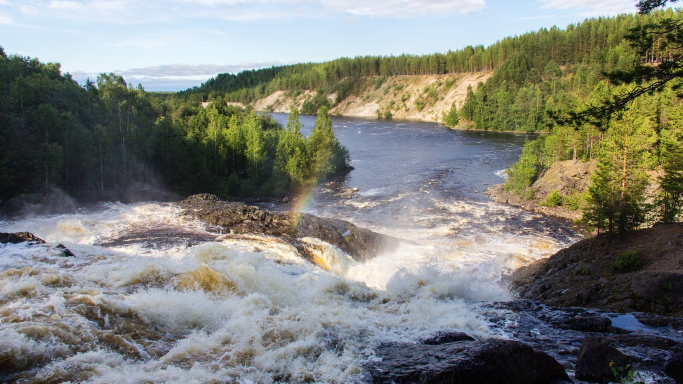
#> input picture labs/lab1/test_files/1.jpg, 1366 x 768 px (shown at 1/2 size)
$ jupyter execute lab1.ipynb
#> lines starting #> are read from the running program, lines starting #| are printed output that depends on the picture
[cell 1]
import numpy
import cv2
import math
from matplotlib import pyplot as plt

# define avaliable interpolation methods
interpolationMethods = {
         0: cv2.INTER_NEAREST,
         1: cv2.INTER_LINEAR,
         2: cv2.INTER_CUBIC
}

# open image (unused)
def open_image(img):
    cv2.imshow('Image', img)
    cv2.waitKey(0)
    cv2.destroyAllWindows()

# return largest inscribed rectangle (http://qaru.site/questions/121230/rotate-image-and-crop-out-black-borders)
def largest_rotated_rect(w, h, angle):

    quadrant = int(math.floor(angle / (math.pi / 2))) & 3
    sign_alpha = angle if ((quadrant & 1) == 0) else math.pi - angle
    alpha = (sign_alpha % math.pi + math.pi) % math.pi

    bb_w = w * math.cos(alpha) + h * math.sin(alpha)
    bb_h = w * math.sin(alpha) + h * math.cos(alpha)

    gamma = math.atan2(bb_w, bb_w) if (w < h) else math.atan2(bb_w, bb_w)

    delta = math.pi - alpha - gamma

    length = h if (w < h) else w

    d = length * math.cos(alpha)
    a = d * math.sin(alpha) / math.sin(delta)

    y = a * math.cos(gamma)
    x = y * math.tan(gamma)

    return (
        bb_w - 2 * x,
        bb_h - 2 * y
    )

# rotate image
def rotate_img(img, angle):

    # get image size
    (height, width) = img.shape[:2]

    # get center coords
    (center_x, center_y) = (width // 2, height // 2)

    # normalize an input angle
    angle %=360

    # get opencv rotation matrix
    rotation_matrix = cv2.getRotationMatrix2D((center_x, center_y), angle, 1.0)

    ## update width and height
    new_width, new_height = largest_rotated_rect(width, height, angle)
    new_width = int(new_width)
    new_height = int(new_height)

    ## update rotation matrix
    rotation_matrix[0, 2] += (new_width / 2) - center_x
    rotation_matrix[1, 2] += (new_height / 2) - center_y

    ## apply affine transformation and return result
    result_img = cv2.warpAffine(img, rotation_matrix, (new_width, new_height))

    return result_img

# crop image (http://qaru.site/questions/121230/rotate-image-and-crop-out-black-borders)
def crop_around_center(image, width, height):

    image_size = (image.shape[1], image.shape[0])
    image_center = (int(image_size[0] * 0.5), int(image_size[1] * 0.5))

    if(width > image_size[0]):
        width = image_size[0]

    if(height > image_size[1]):
        height = image_size[1]

    x1 = int(image_center[0] - width * 0.5)
    x2 = int(image_center[0] + width * 0.5)
    y1 = int(image_center[1] - height * 0.5)
    y2 = int(image_center[1] + height * 0.5)

    return image[y1:y2, x1:x2]

# main function for lab1
def execute_image_processing(img, angle, k, interpolation_type):
    # rotate image
    rotated_img = rotate_img(img, angle)

    # crop image
    image_height, image_width = rotated_img.shape[0:2]
    cropped_img = crop_around_center(
            rotated_img,
            *largest_rotated_rect(
                image_width,
                image_height,
                angle
            )
    )

    # resize_image
    resized_img = cv2.resize(cropped_img, None, fx = k, fy = 1 / k, interpolation=interpolation_type)

    # return result
    result_img = resized_img
    return result_img

[cell 2]
# select image
image_path = input("Введите абсолютный путь до изображения: ")
#> the answer given: test_files/1.jpg
origin_img = cv2.imread(image_path)
#> origin_img is the input picture: shape (768, 1366, 3); mean B, G, R 120.7, 128, 125.9

# show selected image
plt.imshow(origin_img)
plt.title("origin image")
plt.show()

[cell 3]
# input data
angle = int(input("Введите угол поворота (в градусах): "))
#> the answer given: 3
k = float(input("Введите коэффициент сжатия из диапазона (0;1]: "))
#> the answer given: 1
interpolation_type_index = int(input("Выберите признак интерполяционной схемы (0 – нулевого порядка, 1 – первого порядка, 2 - третьего порядка): "))
#> the answer given: 1

# process image
result_img = execute_image_processing(origin_img, angle, k, interpolationMethods[interpolation_type_index])
#> in rotate_img, `result_img = cv2.warpAffine(img, rotation_matrix, (new_width, new_heig..`:
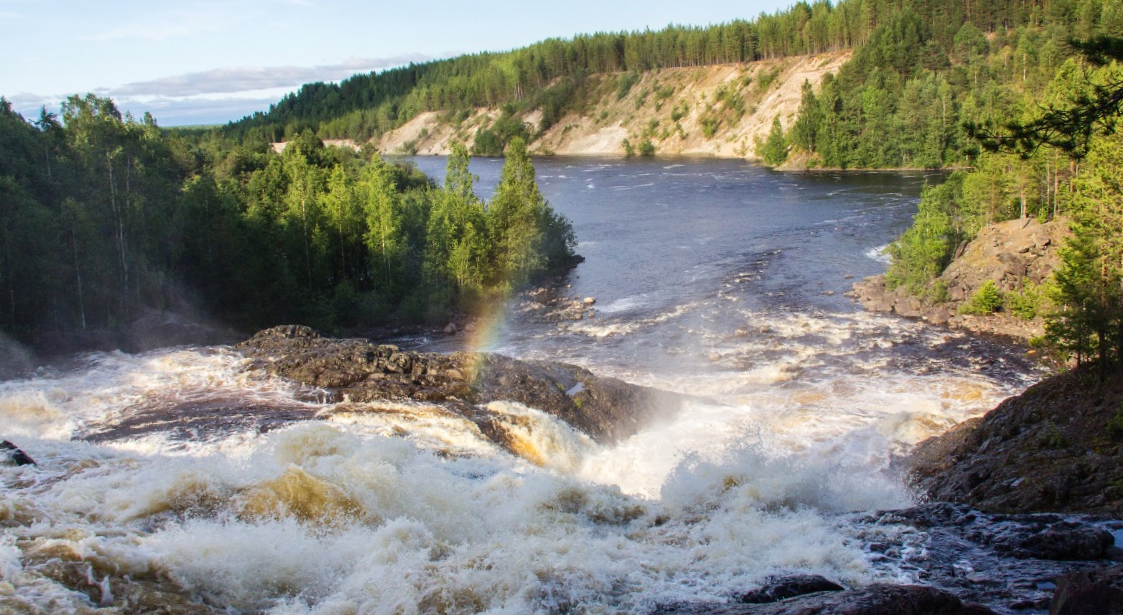
#> result_img: shape (615, 1123, 3); mean B, G, R 120.5, 130.8, 130.5
#> in crop_around_center, `return image[y1:y2, x1:x2]`:
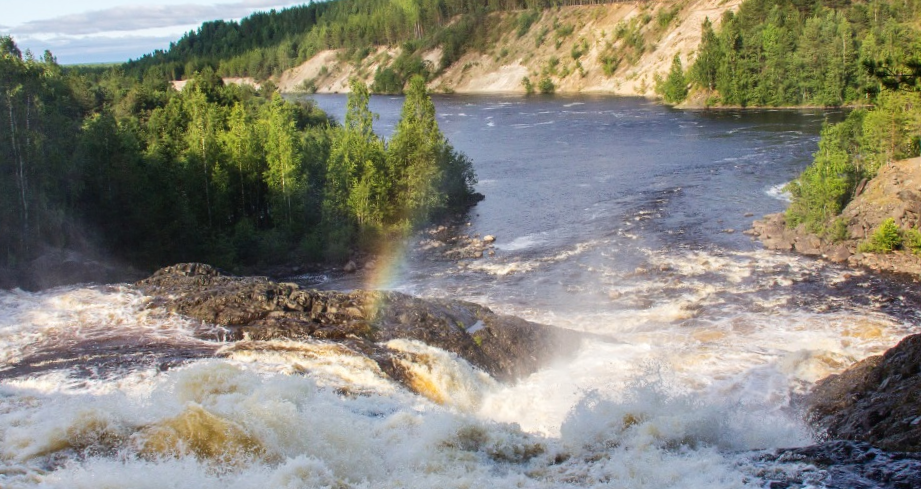
#> returned value: shape (489, 921, 3); mean of channels 0, 1, 2 121.6, 133.5, 135.2; drawn as B, G, R
